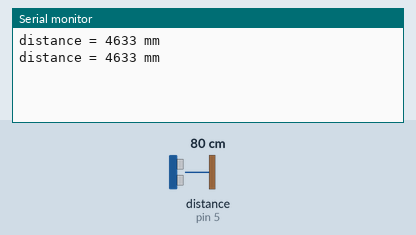
A sketch run on a simulated Arduino Uno, built with avr-gcc and run on an emulated ATmega328P. Shown: the last lines printed to the serial monitor. Wiring (inferred from the names in the program): range finder with pulse-width output: data pin 5. The test bench sets the inputs (shaded band); at power-on: distance to the obstacle (sensor on pin 5) 80 cm. The echo pulse lasts 58.3 µs per cm.

Above: at 1.2 s.
1.3 s: distance to the obstacle (sensor on pin 5) set to 2 cm
At 2.6 s:
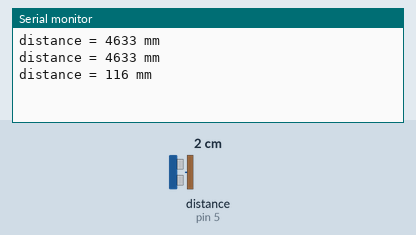
2.8 s: distance to the obstacle (sensor on pin 5) set to 4 cm
At 3.5 s:
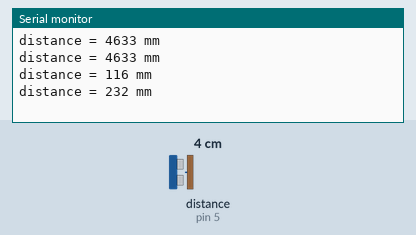
Timing chart, 0 to 5.8 s (numbered marks = the images above; inputs shaded):
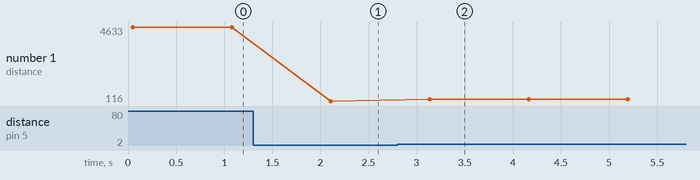

Measured:
- after the input at 1.3 s, the serial monitor: prints a new line after 0.81 s (image 1)
- after the input at 2.8 s, the serial monitor: prints a new line after 0.34 s (image 2)
- plotted number 1: 4633 → 116 after the input at 1.3 s, 116 → 232 after the input at 2.8 s

The sketch:

MB7389_pulse_1.ino
```cpp
// Arduino example code for MaxBotix MB7389 HRXL-MaxSonar-WR weather resistant ultrasonic distance sensor: analog voltage output. More info: www.makerguides.com */
// Example from Maxbotix. Ran on Feather M0 using pin 5.

#define sensorPin 5
long duration = 0;
long distance = 0;

void setup() {
  pinMode(sensorPin,INPUT);
 Serial.begin(9600);
}

void read_sensor() {
  duration = pulseIn(sensorPin, HIGH);
  distance = duration;
}

void print_data() {
 Serial.print("distance = ");
 Serial.print(distance);
 Serial.println(" mm");
}

void loop() {
  read_sensor();
  print_data();
  delay(1000);
}
```
